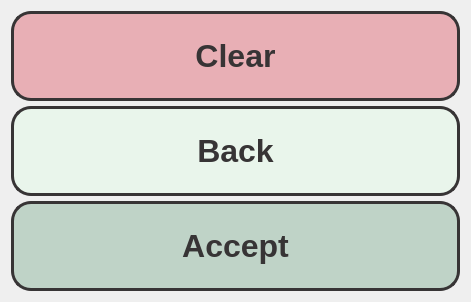
  <widget class="QWidget" name="layoutWidget">
   <property name="geometry">
    <rect>
     <x>750</x>
     <y>490</y>
     <width>471</width>
     <height>291</height>
    </rect>
   </property>
   <layout class="QVBoxLayout" name="verticalLayout">
    <property name="spacing">
     <number>5</number>
    </property>
    <item>
     <widget class="QPushButton" name="clearButton">
      <property name="sizePolicy">
       <sizepolicy hsizetype="Expanding" vsizetype="Fixed">
        <horstretch>0</horstretch>
        <verstretch>0</verstretch>
       </sizepolicy>
      </property>
      <property name="minimumSize">
       <size>
        <width>90</width>
        <height>90</height>
       </size>
      </property>
      <property name="font">
       <font>
        <family>Liberation Sans</family>
        <pointsize>24</pointsize>
        <weight>75</weight>
        <bold>true</bold>
       </font>
      </property>
      <property name="focusPolicy">
       <enum>Qt::NoFocus</enum>
      </property>
      <property name="styleSheet">
       <string notr="true">color: rgb(55, 52, 53);
background-color: rgb(232, 175, 181);
border-radius: 20px;
border:3px solid rgb(55, 52, 53);</string>
      </property>
      <property name="text">
       <string>Clear</string>
      </property>
     </widget>
    </item>
    <item>
     <widget class="QPushButton" name="backButton">
      <property name="sizePolicy">
       <sizepolicy hsizetype="Expanding" vsizetype="Fixed">
        <horstretch>0</horstretch>
        <verstretch>0</verstretch>
       </sizepolicy>
      </property>
      <property name="minimumSize">
       <size>
        <width>90</width>
        <height>90</height>
       </size>
      </property>
      <property name="font">
       <font>
        <family>Liberation Sans</family>
        <pointsize>24</pointsize>
        <weight>75</weight>
        <bold>true</bold>
       </font>
      </property>
      <property name="focusPolicy">
       <enum>Qt::NoFocus</enum>
      </property>
      <property name="styleSheet">
       <string notr="true">color: rgb(55, 52, 53);
background-color: rgb(233, 245, 235);
border-radius: 20px;
border:3px solid rgb(55, 52, 53);</string>
      </property>
      <property name="text">
       <string>Back</string>
      </property>
     </widget>
    </item>
    <item>
     <widget class="QPushButton" name="acceptButton">
      <property name="sizePolicy">
       <sizepolicy hsizetype="Expanding" vsizetype="Fixed">
        <horstretch>0</horstretch>
        <verstretch>0</verstretch>
       </sizepolicy>
      </property>
      <property name="minimumSize">
       <size>
        <width>90</width>
        <height>90</height>
       </size>
      </property>
      <property name="font">
       <font>
        <family>Liberation Sans</family>
        <pointsize>24</pointsize>
        <weight>75</weight>
        <bold>true</bold>
       </font>
      </property>
      <property name="focusPolicy">
       <enum>Qt::NoFocus</enum>
      </property>
      <property name="styleSheet">
       <string notr="true">color: rgb(55, 52, 53);
background-color: rgb(191, 211, 199);
border-radius: 20px;
border:3px solid rgb(55, 52, 53);</string>
      </property>
      <property name="text">
       <string>Accept</string>
      </property>
     </widget>
    </item>
   </layout>
  </widget>
